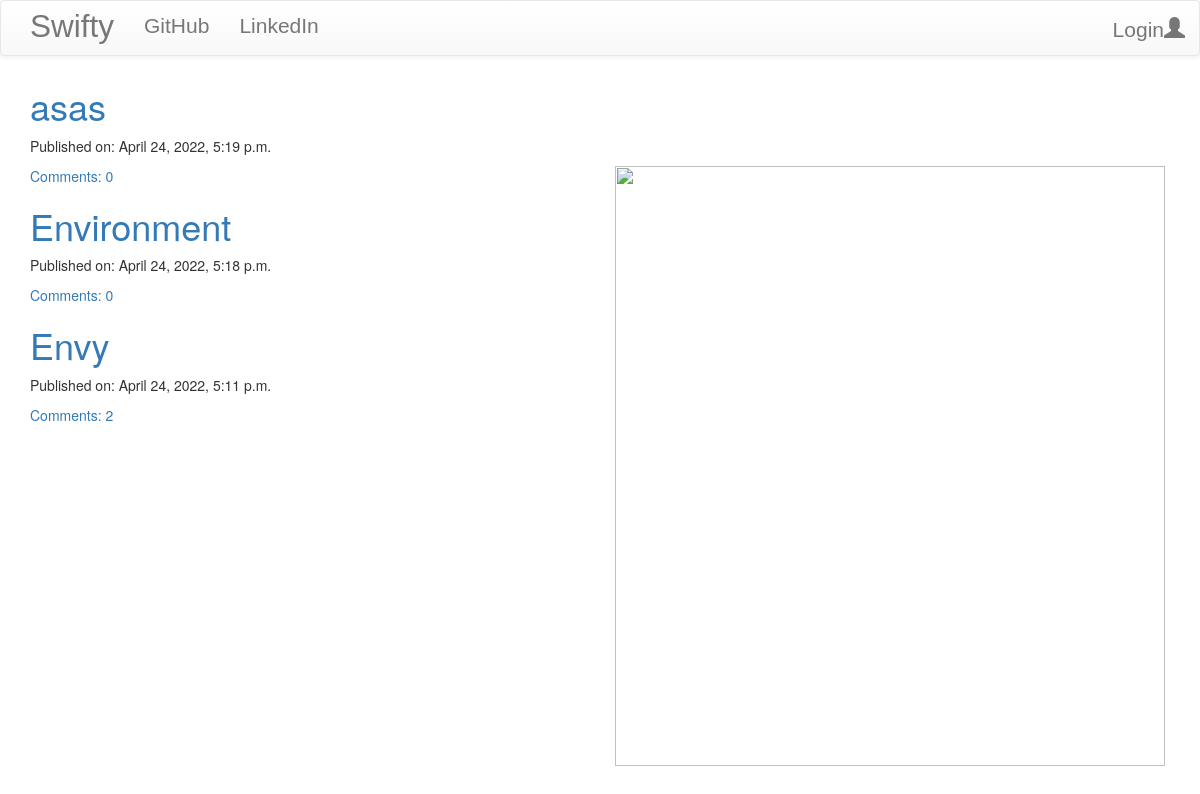
The page / on the database its author committed.
### blog/models.py (models this page shows, shortened)
class Post(models.Model):
    author = models.ForeignKey('auth.User', on_delete=models.CASCADE)
    title = models.CharField(max_length=200)
    text = models.TextField()
    created_date = models.DateTimeField(default=timezone.now)
    published_date = models.DateTimeField(blank=True, null=True)
    def approve_comments(self):
        return self.comments.filter(approved_comment=True)

### blog/views.py (the view)
class PostListView(ListView):
    model = Post
    def get_queryset(self):
        return Post.objects.filter(published_date__lte=timezone.now()).order_by('-published_date')

### blog/templates/blog/post_list.html (shortened to what this page needs)
{% extends "blog/base.html" %}
{% block content %}
<div class="centerstage">
  {% for post in post_list %}
  <div class="post">
    <h1><a href="{% url 'post_detail' pk=post.pk %}">{{post.title}}</a></h1>
    <div class="date">
      <p>Published on: {{post.published_date}}</p>
    </div>
    <a href="{% url 'post_detail' pk=post.pk %}">Comments: {{post.approve_comments.count}}</a>
  </div>
  {% endfor %}
</div>
<div class="image">
  <img src="https://i.imgur.com/1GwFOuX.png" width="550" height="600">
</div>
{% endblock %}

### blog/static/css/blog.css (style rules this page uses)
.centerstage { margin-left: auto; margin-right: auto; }
.loader { filter:hue-rotate(0deg); color:linear-gradient(45deg,#0f8,#08f); animation:hue 10000ms infinite linear; }

### blog/templates/blog/post_list.html (style rules this page uses)
div.image { position: absolute; left: 600px; top: 100px; }

### rows shown on the page
Post: title "asas", published_date "April 24, 2022, 5:19 p.m.", approve_comments.count "0"
Post: title "Environment", published_date "April 24, 2022, 5:18 p.m.", approve_comments.count "0"
Post: title "Envy", published_date "April 24, 2022, 5:11 p.m.", approve_comments.count "2"
